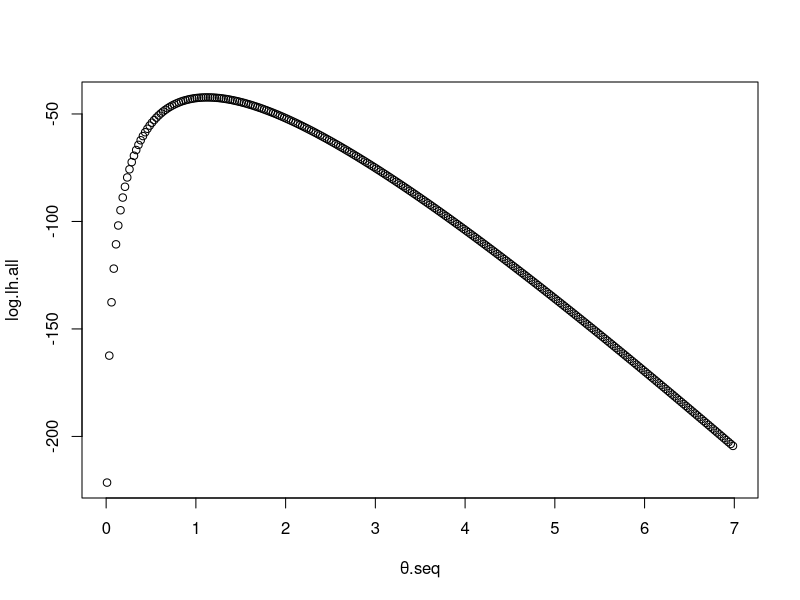
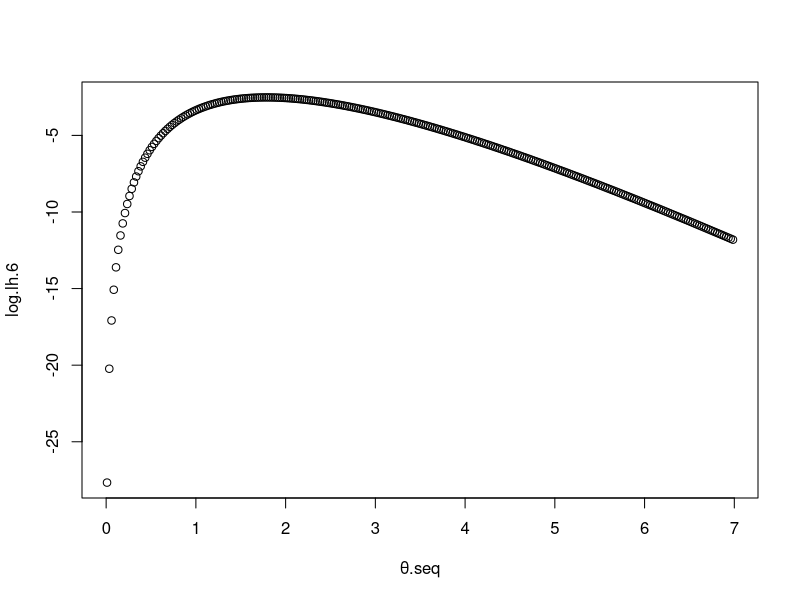
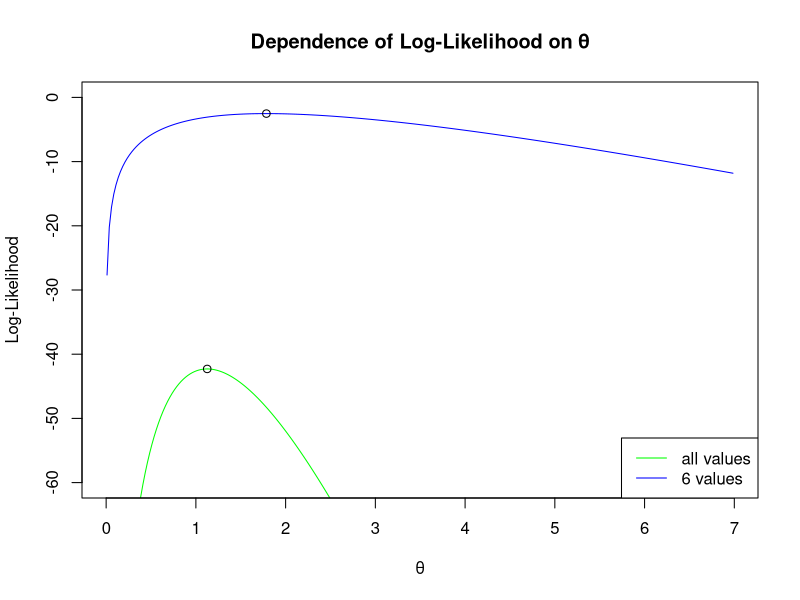
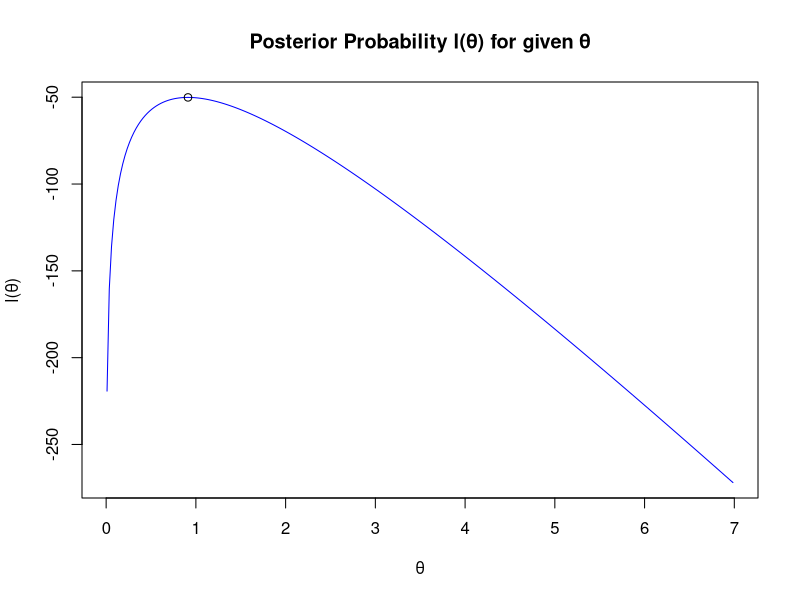
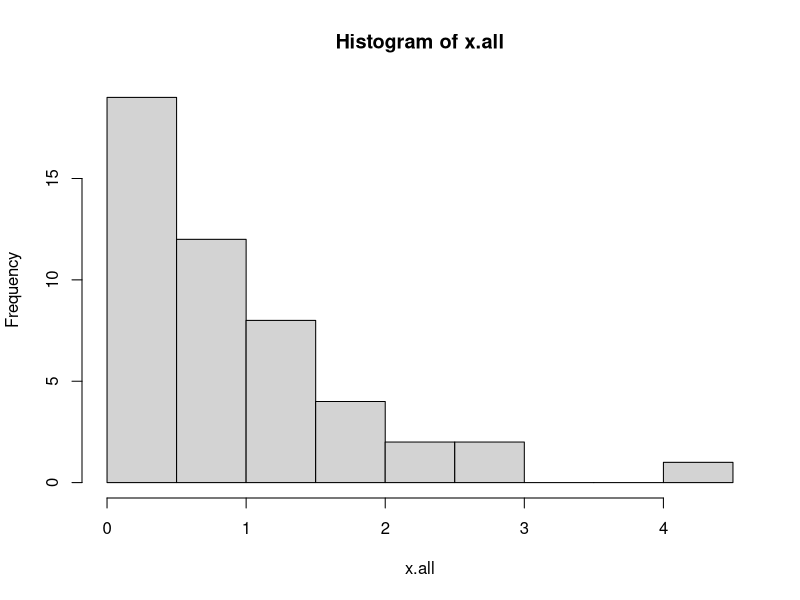
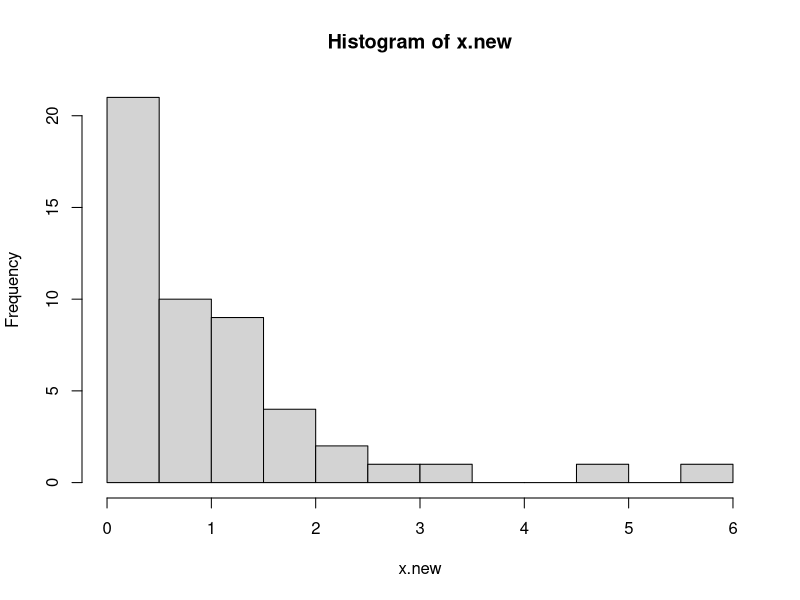
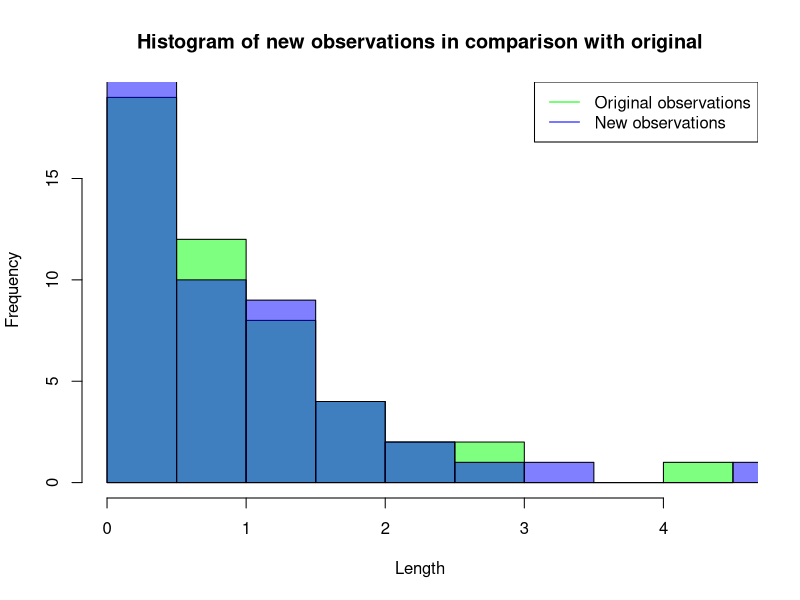

Write the R code that produced these figures, in order.
#### Lab 1 - Assignment 2 - Inference about lifetime of machines

### Libraries

### Setup
## Task 1 - Import data
data.machines = read.csv("machines.csv", dec=',')
x.all = data.machines[,1]
x.6 = x.all[1:6]
θ.seq = seq(0.01, 7, 0.025)
λ = 10

### Functions
## Returns the log-likelihood for given θ and data vector x
log_likelihood =function(θ, x){
  n = length(x)
  return(n*log(θ)-θ*sum(x))
}

## Returns the maximum log-likelihood of θ for given data vector x
max_log_likelihood = function(x){
  n = length(x)
  return(n/sum(x))
}

## Returns the log of the posterior value of given θ, λ and data vector x
log_posterior = function(θ, λ, x){
  n = length(x)
  return(n*log(θ)-θ*sum(x)+log(λ)-λ*θ)
}

## Returns the maximum of the log of the posterior value of given λ and data vector x
max_log_posterior = function(λ, x){
  n = length(x)
  return( n/(sum(x)+λ) )
}

### Implementation
## Task 2 - Curve showing the dependence of log-likelihood on θ
# All observations
log.lh.all = log_likelihood(θ.seq, x.all)
plot(θ.seq, log.lh.all) # Max value at θ~1

## Task 3
# First 6 observations
log.lh.6 = log_likelihood(θ.seq, x.6)
plot(θ.seq, log.lh.6) # Max value at θ~1.8

# θ of max values
θ.max.all = max_log_likelihood(x.all) # 1.126217
θ.max.6 = max_log_likelihood(x.6) # 1.785681

# Plot the curves
plot(θ.seq, log.lh.all, ylim=c(-60, 0), type="l",
      main="Dependence of Log-Likelihood on θ", xlab="θ", ylab="Log-Likelihood", col="green")
lines(θ.seq, log.lh.6, col="blue")
legend("bottomright", legend=c("all values", "6 values"), col=c("green", "blue"), lty=1)
points(θ.max.all, log_likelihood(θ.max.all, x.all))
points(θ.max.6, log_likelihood(θ.max.6, x.6))

# Comment: The estimation using all observations is more reliable since the peak is sharper

## Task 4 - Bayesian Model (Posterior probability)
log.posterior = log_posterior(θ.seq, λ, x.all)
θ.max.posterior = max_log_posterior(λ, x.all)
plot(θ.seq, log.posterior, col="blue", type="l",
      main="Posterior Probability l(θ) for given θ", xlab="θ", ylab="l(θ)")
points(θ.max.posterior, log_posterior(θ.max.posterior, λ, x.all))

## Task 5
# Compare new generated observations to original ones
set.seed(12345)
x.new = rexp(n=50, rate = θ.max.all) # Generate new observations with optimal θ from Task 2
hist.original = hist(x.all, breaks=12)
hist.new = hist(x.new, breaks=12)
plot(hist.original, col=rgb(0,1,0,1/2),
     main="Histogram of new observations in comparison with original", xlab="Length")
plot(hist.new, col=rgb(0,0,1,1/2), add=T)
legend("topright", legend=c("Original observations", "New observations"), col=c("green", "blue"), lty=1)